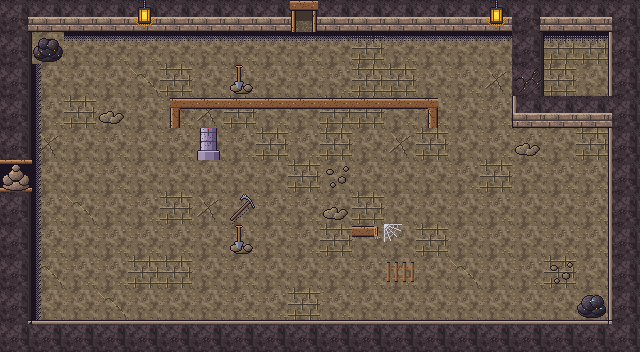

Tiled map render using the project's own tile images. Description and the whole map definition, tile-layer contents included, below:
An orthogonal 20x11 tile map with 32x32 px tiles, 4 tile layers (Sol, Decor, Murs, Dessus) and 13 objects (2x Sortie, 2x MurFissure, 2x Spawn, 2x Ennemi, 2x Ramassable, ...).

<map version="1.10" tiledversion="1.12.2" orientation="orthogonal" renderorder="right-down" width="20" height="11" tilewidth="32" tileheight="32" infinite="0" nextlayerid="6" nextobjectid="14">
 <properties>
  <property name="carte_x" type="int" value="3" />
  <property name="carte_y" type="int" value="2" />
  <property name="etage" value="rdc" />
 </properties>
 <tileset firstgid="1" source="../tilesets/mine.tsx" />
 <layer id="1" name="Sol" width="20" height="11">
  <data encoding="csv">
1,2,1,2,2,1,3,4,2,3,1,3,5,1,1,1,2,4,1,2,
3,1,1,2,2,1,1,2,1,2,1,3,2,1,1,1,2,3,3,1,
1,1,1,1,4,3,1,2,1,1,2,3,3,1,2,5,2,3,1,1,
1,2,3,1,1,2,5,3,2,1,3,3,2,2,1,2,1,1,1,3,
5,5,1,2,1,2,1,2,3,2,3,1,5,3,1,2,2,1,3,1,
4,1,1,2,1,1,1,1,1,3,1,1,1,1,2,3,1,2,2,1,
1,2,4,1,2,3,5,1,2,2,1,3,1,1,1,2,1,1,2,1,
1,2,1,2,2,2,1,2,1,2,3,1,1,3,1,2,1,2,2,2,
1,4,2,2,3,3,1,2,1,1,1,2,2,1,4,1,2,3,1,1,
2,1,1,4,1,1,1,2,2,3,2,1,1,1,1,1,1,1,1,1,
1,1,2,1,2,2,2,1,2,1,1,1,1,2,1,1,1,3,3,1
</data>
 </layer>
 <layer id="2" name="Decor" width="20" height="11">
  <data encoding="csv">
0,0,0,0,0,0,0,0,0,0,0,0,0,0,0,0,0,0,0,0,
0,0,13,13,13,13,13,13,13,13,13,13,13,13,13,13,0,13,13,0,
0,14,0,0,0,0,0,167,0,0,0,0,0,0,0,0,0,0,0,0,
0,14,0,16,0,0,0,0,0,0,0,0,0,0,0,0,0,0,0,0,
0,14,0,0,0,0,0,0,0,0,0,0,0,0,0,0,16,0,0,0,
0,14,0,0,0,0,0,0,0,0,80,0,0,0,0,0,0,0,0,0,
0,14,0,0,0,0,0,121,0,0,16,0,0,0,0,0,0,0,0,0,
0,14,0,0,0,0,0,167,0,0,0,0,124,0,0,0,0,0,0,0,
0,14,0,0,0,0,0,0,0,0,0,0,104,0,0,0,0,80,0,0,
0,14,0,0,0,0,0,0,0,0,0,0,0,0,0,0,0,0,0,0,
0,0,0,0,0,0,0,0,0,0,0,0,0,0,0,0,0,0,0,0
</data>
 </layer>
 <layer id="3" name="Murs" width="20" height="11">
  <data encoding="csv">
21,17,17,17,17,17,17,17,17,41,17,17,17,17,17,17,21,17,17,22,
19,110,0,0,0,0,0,0,0,0,0,0,0,0,0,0,19,0,0,20,
19,0,0,0,0,0,0,0,0,0,0,0,0,0,0,0,147,0,0,20,
19,0,0,0,0,0,0,0,0,0,0,0,0,0,0,0,27,17,17,22,
19,0,0,0,0,0,144,0,0,0,0,0,0,0,0,0,0,0,0,20,
166,0,0,0,0,0,0,0,0,0,0,0,0,0,0,0,0,0,0,20,
19,0,0,0,0,0,0,0,0,0,0,0,0,0,0,0,0,0,0,20,
19,0,0,0,0,0,0,0,0,0,0,0,0,0,0,0,0,0,0,20,
19,0,0,0,0,0,0,0,0,0,0,0,0,0,0,0,0,0,0,20,
19,0,0,0,0,0,0,0,0,0,0,0,0,0,0,0,0,0,111,20,
23,18,18,18,18,18,18,18,18,18,18,18,18,18,18,18,18,18,18,24
</data>
 </layer>
 <objectgroup id="4" name="Objets">
  <object id="1" type="Sortie" x="0" y="160" width="32" height="32">
   <properties>
    <property name="cible_carte" value="res://scenes/rooms/donjon2_salle_07_room.tscn" />
    <property name="cible_spawn" value="depuis_est" />
    <property name="godot_node_type" value="area" />
   </properties>
  </object>
  <object id="2" type="MurFissure" x="0" y="160" width="32" height="32">
   <properties>
    <property name="id" value="donjon2_mur_02" />
    <property name="apparence" value="eboulis" />
   </properties>
  </object>
  <object id="3" type="Sortie" x="288" y="0" width="32" height="32">
   <properties>
    <property name="cible_carte" value="res://scenes/rooms/donjon2_salle_09_room.tscn" />
    <property name="cible_spawn" value="depuis_sud" />
    <property name="godot_node_type" value="area" />
   </properties>
  </object>
  <object id="4" type="Porte" x="288" y="0" width="32" height="32">
   <properties>
    <property name="id" value="donjon2_porte_04" />
    <property name="type" value="ennemis" />
   </properties>
  </object>
  <object id="5" type="Spawn" x="304" y="80">
   <properties>
    <property name="id" value="depuis_nord" />
   </properties>
   <point />
  </object>
  <object id="6" type="Spawn" x="80" y="176">
   <properties>
    <property name="id" value="depuis_ouest" />
   </properties>
   <point />
  </object>
  <object id="7" type="Coffre" x="560" y="48">
   <properties>
    <property name="id" value="donjon2_coffre_05" />
    <property name="contenu" value="cle_petite" />
    <property name="important" type="bool" value="false" />
   </properties>
   <point />
  </object>
  <object id="8" type="Ennemi" x="368" y="176">
   <properties>
    <property name="type" value="mineur_maudit" />
    <property name="variante" value="normal" />
   </properties>
   <point />
  </object>
  <object id="9" type="Ramassable" x="112" y="272">
   <properties>
    <property name="id" value="donjon2_bombes_02" />
    <property name="contenu" value="bombes_5" />
   </properties>
   <point />
  </object>
  <object id="10" type="Ennemi" x="208" y="272">
   <properties>
    <property name="type" value="caillou_rampant" />
    <property name="variante" value="normal" />
   </properties>
   <point />
  </object>
  <object id="11" type="Ramassable" x="368" y="272">
   <properties>
    <property name="id" value="donjon2_marteau_corvan" />
    <property name="contenu" value="marteau_corvan" />
   </properties>
   <point />
  </object>
  <object id="12" type="MurFissure" x="512" y="64" width="32" height="32">
   <properties>
    <property name="id" value="donjon2_mur_03" />
    <property name="apparence" value="mur" />
   </properties>
  </object>
  <object id="13" name="indice_poutres_sciees" x="320" y="224" width="96" height="64">
   <properties>
    <property name="godot_node_type" value="area" />
   </properties>
  </object>
 </objectgroup>
 <layer id="5" name="Dessus" width="20" height="11">
  <data encoding="csv">
0,0,0,0,120,0,0,0,0,45,0,0,0,0,0,120,0,0,0,0,
0,0,0,0,0,0,0,0,0,0,0,0,0,0,0,0,0,0,0,0,
0,0,0,0,0,0,0,0,0,0,0,0,0,0,0,0,0,0,0,0,
0,0,0,0,0,116,115,115,115,115,115,115,115,117,0,0,0,0,0,0,
0,0,0,0,0,0,0,0,0,0,0,0,0,0,0,0,0,0,0,0,
0,0,0,0,0,0,0,0,0,0,0,0,0,0,0,0,0,0,0,0,
0,0,0,0,0,0,0,0,0,0,0,0,0,0,0,0,0,0,0,0,
0,0,0,0,0,0,0,0,0,0,0,156,0,0,0,0,0,0,0,0,
0,0,0,0,0,0,0,0,0,0,0,0,0,0,0,0,0,0,0,0,
0,0,0,0,0,0,0,0,0,0,0,0,0,0,0,0,0,0,0,0,
0,0,0,0,0,0,0,0,0,0,0,0,0,0,0,0,0,0,0,0
</data>
 </layer>
</map>
